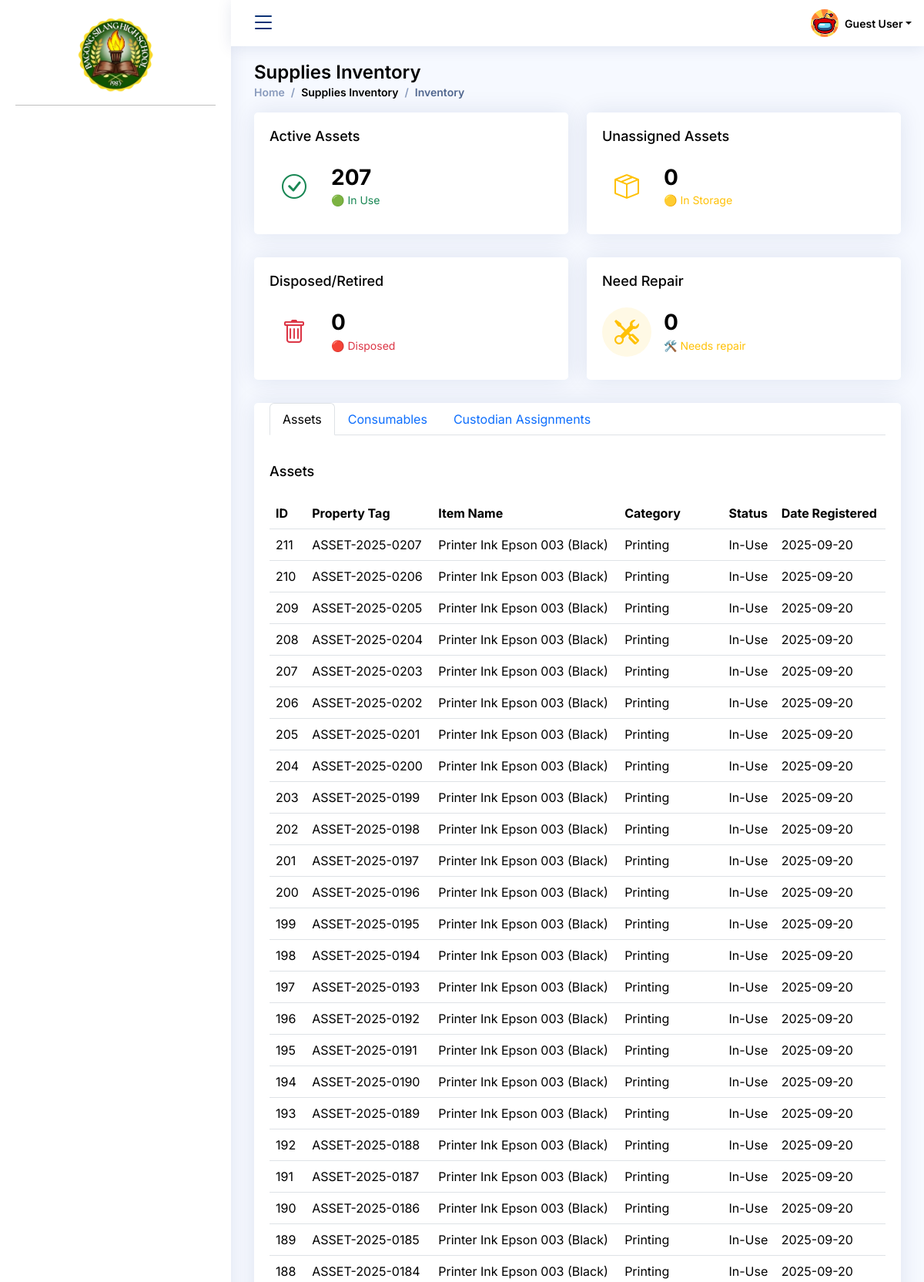
The app's page /User_Admin/supplies_inventory/inventory.php (upper part) with its own data.
### tables this page shows
CREATE TABLE `bcp_sms4_asset` (
  `asset_id` int NOT NULL AUTO_INCREMENT,
  `item_id` int NOT NULL,
  `property_tag` varchar(255) NOT NULL,
  `status` enum('In-Use','In-Storage','Damaged','Disposed','Lost') DEFAULT 'In-Use',
  `location` varchar(100) DEFAULT NULL,
  `assigned_to` varchar(100) DEFAULT NULL,
  `date_registered` date NOT NULL,
  PRIMARY KEY (`asset_id`),
  UNIQUE KEY `property_tag` (`property_tag`),
  UNIQUE KEY `property_tag_2` (`property_tag`),
  KEY `fk_asset_item` (`item_id`),
  CONSTRAINT `fk_asset_item` FOREIGN KEY (`item_id`) REFERENCES `bcp_sms4_items` (`item_id`)
);

CREATE TABLE `bcp_sms4_items` (
  `item_id` int NOT NULL AUTO_INCREMENT,
  `item_name` varchar(100) NOT NULL,
  `category` varchar(50) NOT NULL,
  `item_type` enum('Asset','Consumable') NOT NULL,
  `unit` varchar(50) NOT NULL,
  PRIMARY KEY (`item_id`)
);

### User_Admin/supplies_inventory/inventory.php (the view, shortened to what this page needs)
<!DOCTYPE html>
<html lang="en">
<head>
  <link href="../../assets/vendor/bootstrap/css/bootstrap.min.css" rel="stylesheet">
  <link href="../../assets/vendor/bootstrap-icons/bootstrap-icons.css" rel="stylesheet">
  <link href="../../assets/vendor/boxicons/css/boxicons.min.css" rel="stylesheet">
  <link href="../../assets/vendor/quill/quill.snow.css" rel="stylesheet">
  <link href="../../assets/vendor/quill/quill.bubble.css" rel="stylesheet">
  <link href="../../assets/vendor/remixicon/remixicon.css" rel="stylesheet">
  <link href="../../assets/vendor/simple-datatables/style.css" rel="stylesheet">
  <link href="../../assets/css/schedule_maintenance.css" rel="stylesheet">
    <link href="../../assets/css/style.css" rel="stylesheet">
</head>
<body>
  <?php include '../../components/nav-bar.php' ?>
  <main id="main" class="main">
    <div class="pagetitle">
      <h1>Supplies Inventory</h1>
      <nav>
        <ol class="breadcrumb">
          <li class="breadcrumb-item"><a href="<?=BASE_URL?>User_Admin/dashboard.php">Home</a></li>
          <li class="breadcrumb-item">Supplies Inventory</li>
          <li class="breadcrumb-item active">Inventory</li>
        </ol>
      </nav>
    </div>
    <?php
        include '../../connection.php';
        $active_assets = 0;
        $result = $conn->query("SELECT COUNT(*) as total FROM bcp_sms4_asset WHERE status = 'In-Use' ");
        if ($result && $row = $result->fetch_assoc()) {
            $active_assets = $row['total'];
        }
        $unassigned_assets = 0;
        $result = $conn->query("
            SELECT COUNT(*) as total
            FROM bcp_sms4_asset a
            WHERE a.status = 'In-Storage' AND a.status = 'Damaged' AND a.status = 'Disposed'
        ");
        if ($result && $row = $result->fetch_assoc()) {
            $unassigned_assets = $row['total'];
        }
        $disposed_assets = 0;
        $result = $conn->query("SELECT COUNT(*) as total FROM bcp_sms4_asset WHERE status = 'Disposed' ");
        if ($result && $row = $result->fetch_assoc()) {
            $disposed_assets = $row['total'];
        }
        $need_repair = 0;
        $result = $conn->query("SELECT COUNT(*) as total FROM bcp_sms4_asset WHERE status = 'Damaged'");
        if ($result && $row = $result->fetch_assoc()) {
            $need_repair = $row['total'];
        }
        ?>
  <section class="section dashboard">
      <div class="row">
<div class="col-xxl-3 col-md-6">
  <div class="card info-card">
    <div class="card-body">
      <h5 class="card-title">Active Assets</h5>
      <div class="d-flex align-items-center">
        <div class="card-icon rounded-circle d-flex align-items-center justify-content-center">
          <i class="bi bi-check-circle text-success"></i>
        </div>
        <div class="ps-3">
          <h6><?php echo $active_assets; ?></h6>
          <span class="text-success small">🟢 In Use</span>
        </div>
      </div>
    </div>
  </div>
</div>
<div class="col-xxl-3 col-md-6">
  <div class="card info-card">
    <div class="card-body">
      <h5 class="card-title">Unassigned Assets</h5>
      <div class="d-flex align-items-center">
        <div class="card-icon rounded-circle d-flex align-items-center justify-content-center">
          <i class="bi bi-box-seam text-warning"></i>
        </div>
        <div class="ps-3">
          <h6><?php echo $unassigned_assets; ?></h6>
          <span class="text-warning small">🟡 In Storage</span>
        </div>
      </div>
    </div>
  </div>
</div>
<div class="col-xxl-3 col-md-6">
  <div class="card info-card">
    <div class="card-body">
      <h5 class="card-title">Disposed/Retired</h5>
      <div class="d-flex align-items-center">
        <div class="card-icon rounded-circle d-flex align-items-center justify-content-center">
          <i class="bi bi-trash text-danger"></i>
        </div>
        <div class="ps-3">
          <h6><?php echo $disposed_assets; ?></h6>
          <span class="text-danger small">🔴 Disposed</span>
        </div>
      </div>
    </div>
  </div>
</div>
<div class="col-xxl-3 col-md-6">
  <div class="card info-card">
    <div class="card-body">
      <h5 class="card-title">Need Repair</h5>
      <div class="d-flex align-items-center">
        <div class="card-icon rounded-circle d-flex align-items-center justify-content-center bg-warning bg-opacity-10">
          <i class="bi bi-tools text-warning"></i>
        </div>
        <div class="ps-3">
          <h6><?php echo $need_repair; ?></h6>
          <span class="text-warning small">🛠️ Needs repair</span>
        </div>
      </div>
    </div>
  </div>
</div>
<section class="section">
  <div class="row">
    <div class="col-lg-12">
      <div class="card">
        <div class="card-body">
          <ul class="nav nav-tabs" id="assetTabs" role="tablist">
            <li class="nav-item" role="presentation">
              <button class="nav-link active" id="assets-tab" data-bs-toggle="tab" data-bs-target="#assets" type="button" role="tab">Assets</button>
            </li>
            <li class="nav-item" role="presentation">
              <button class="nav-link" id="consumables-tab" data-bs-toggle="tab" data-bs-target="#consumables" type="button" role="tab">Consumables</button>
            </li>
            <li class="nav-item" role="presentation">
              <button class="nav-link" id="assignments-tab" data-bs-toggle="tab" data-bs-target="#assignments" type="button" role="tab">Custodian Assignments</button>
            </li>
          </ul>
          <div class="tab-content mt-3" id="assetTabsContent">
            <div class="tab-pane fade show active" id="assets" role="tabpanel">
              <h5 class="card-title">Assets</h5>
              <table class="table datatable">
                <thead>
                  <tr>
                    <th>ID</th>
                    <th>Property Tag</th>
                    <th>Item Name</th>
                    <th>Category</th>
                    <th>Status</th>
                    <th>Date Registered</th>
                  </tr>
                </thead>
                <tbody>
                  <?php
                  $assets = $conn->query("
                    SELECT a.asset_id, a.property_tag, a.status, a.date_registered,
                          i.item_name, i.category
                    FROM bcp_sms4_asset a
                    JOIN bcp_sms4_items i ON a.item_id = i.item_id
                    ORDER BY a.asset_id DESC
                  ");
                  if ($assets && $assets->num_rows > 0):
                      while ($row = $assets->fetch_assoc()):
                  ?>
                      <tr>
                          <td><?= $row['asset_id'] ?></td>
                          <td><?= $row['property_tag'] ?></td>
                          <td><?= $row['item_name'] ?></td>
                          <td><?= $row['category'] ?></td>
                          <td><?= $row['status'] ?></td>
                          <td><?= $row['date_registered'] ?></td>
                      </tr>
                  <?php
                      endwhile;
                  else:
                  ?>
                      <tr><td colspan="7">No assets found</td></tr>
                  <?php endif; ?>
                </tbody>
              </table>
            </div>
          </div>
        </div>
      </div>
    </div>
  </div>
</section>
  </main>
  </body>
</html>

### assets/css/schedule_maintenance.css (style rules this page uses)
html, body { margin: 0; padding: 0; font-family: "Inter", sans-serif; background: #f4f6f9; }

### assets/css/style.css (style rules this page uses)
:root { scroll-behavior: smooth; }
body { font-family: "Inter", sans-serif; background: #f6f9ff; color: #444444; }
a { color: #4154f1; text-decoration: none; }
h1, h2, h3, h4, h5, h6 { font-family: "Inter", sans-serif; }
#main { margin-top: 60px; padding: 20px 30px; transition: all 0.3s; }
.pagetitle { margin-bottom: 10px; }
.pagetitle h1 { font-size: 24px; margin-bottom: 0; font-weight: 600; color: #000000; }
.card { margin-bottom: 30px; border: none; border-radius: 5px; box-shadow: 0px 0 30px rgba(1, 41, 112, 0.1); }
.card-title { padding: 20px 0 15px 0; font-size: 18px; font-weight: 500; color: #000000; font-family: "Inter", sans-serif; }
.card-body { padding: 0 20px 20px 20px; }
.breadcrumb { font-size: 14px; font-family: "Inter", sans-serif; color: #000000; font-weight: 600; }
.breadcrumb a { color: #899bbd; transition: 0.3s; }
.breadcrumb .breadcrumb-item::before { color: #899bbd; }
.breadcrumb .active { color: #51678f; font-weight: 600; }
@media (min-width: 1200px) { #main, #footer, #header { margin-left: 300px; } }
.dashboard .info-card { padding-bottom: 10px; }
.dashboard .info-card h6 { font-size: 28px; color: #000000; font-weight: 700; margin: 0; padding: 0; }
.dashboard .card-icon { font-size: 32px; line-height: 0; width: 64px; height: 64px; flex-shrink: 0; flex-grow: 0; }

### records on screen
bcp_sms4_asset: asset_id "211", property_tag "ASSET-2025-0207", item.item_name "Printer Ink Epson 003 (Black)", item.category "Printing", status "In-Use", date_registered "2025-09-20"
bcp_sms4_asset: asset_id "210", property_tag "ASSET-2025-0206", item.item_name "Printer Ink Epson 003 (Black)", item.category "Printing", status "In-Use", date_registered "2025-09-20"
bcp_sms4_asset: asset_id "209", property_tag "ASSET-2025-0205", item.item_name "Printer Ink Epson 003 (Black)", item.category "Printing", status "In-Use", date_registered "2025-09-20"
bcp_sms4_asset: asset_id "208", property_tag "ASSET-2025-0204", item.item_name "Printer Ink Epson 003 (Black)", item.category "Printing", status "In-Use", date_registered "2025-09-20"
bcp_sms4_asset: asset_id "207", property_tag "ASSET-2025-0203", item.item_name "Printer Ink Epson 003 (Black)", item.category "Printing", status "In-Use", date_registered "2025-09-20"
bcp_sms4_asset: asset_id "206", property_tag "ASSET-2025-0202", item.item_name "Printer Ink Epson 003 (Black)", item.category "Printing", status "In-Use", date_registered "2025-09-20"
bcp_sms4_asset: asset_id "205", property_tag "ASSET-2025-0201", item.item_name "Printer Ink Epson 003 (Black)", item.category "Printing", status "In-Use", date_registered "2025-09-20"
bcp_sms4_asset: asset_id "204", property_tag "ASSET-2025-0200", item.item_name "Printer Ink Epson 003 (Black)", item.category "Printing", status "In-Use", date_registered "2025-09-20"
bcp_sms4_asset: asset_id "203", property_tag "ASSET-2025-0199", item.item_name "Printer Ink Epson 003 (Black)", item.category "Printing", status "In-Use", date_registered "2025-09-20"
bcp_sms4_asset: asset_id "202", property_tag "ASSET-2025-0198", item.item_name "Printer Ink Epson 003 (Black)", item.category "Printing", status "In-Use", date_registered "2025-09-20"
bcp_sms4_asset: asset_id "201", property_tag "ASSET-2025-0197", item.item_name "Printer Ink Epson 003 (Black)", item.category "Printing", status "In-Use", date_registered "2025-09-20"
bcp_sms4_asset: asset_id "200", property_tag "ASSET-2025-0196", item.item_name "Printer Ink Epson 003 (Black)", item.category "Printing", status "In-Use", date_registered "2025-09-20"
bcp_sms4_asset: asset_id "199", property_tag "ASSET-2025-0195", item.item_name "Printer Ink Epson 003 (Black)", item.category "Printing", status "In-Use", date_registered "2025-09-20"
bcp_sms4_asset: asset_id "198", property_tag "ASSET-2025-0194", item.item_name "Printer Ink Epson 003 (Black)", item.category "Printing", status "In-Use", date_registered "2025-09-20"
bcp_sms4_asset: asset_id "197", property_tag "ASSET-2025-0193", item.item_name "Printer Ink Epson 003 (Black)", item.category "Printing", status "In-Use", date_registered "2025-09-20"
bcp_sms4_asset: asset_id "196", property_tag "ASSET-2025-0192", item.item_name "Printer Ink Epson 003 (Black)", item.category "Printing", status "In-Use", date_registered "2025-09-20"
bcp_sms4_asset: asset_id "195", property_tag "ASSET-2025-0191", item.item_name "Printer Ink Epson 003 (Black)", item.category "Printing", status "In-Use", date_registered "2025-09-20"
bcp_sms4_asset: asset_id "194", property_tag "ASSET-2025-0190", item.item_name "Printer Ink Epson 003 (Black)", item.category "Printing", status "In-Use", date_registered "2025-09-20"
bcp_sms4_asset: asset_id "193", property_tag "ASSET-2025-0189", item.item_name "Printer Ink Epson 003 (Black)", item.category "Printing", status "In-Use", date_registered "2025-09-20"
bcp_sms4_asset: asset_id "192", property_tag "ASSET-2025-0188", item.item_name "Printer Ink Epson 003 (Black)", item.category "Printing", status "In-Use", date_registered "2025-09-20"
bcp_sms4_asset: asset_id "191", property_tag "ASSET-2025-0187", item.item_name "Printer Ink Epson 003 (Black)", item.category "Printing", status "In-Use", date_registered "2025-09-20"
bcp_sms4_asset: asset_id "190", property_tag "ASSET-2025-0186", item.item_name "Printer Ink Epson 003 (Black)", item.category "Printing", status "In-Use", date_registered "2025-09-20"
bcp_sms4_asset: asset_id "189", property_tag "ASSET-2025-0185", item.item_name "Printer Ink Epson 003 (Black)", item.category "Printing", status "In-Use", date_registered "2025-09-20"
bcp_sms4_asset: asset_id "188", property_tag "ASSET-2025-0184", item.item_name "Printer Ink Epson 003 (Black)", item.category "Printing", status "In-Use", date_registered "2025-09-20"

### other values on screen
$userFullname "Guest User"
$active_assets "207"
$unassigned_assets "0"
$disposed_assets "0"
$need_repair "0"
